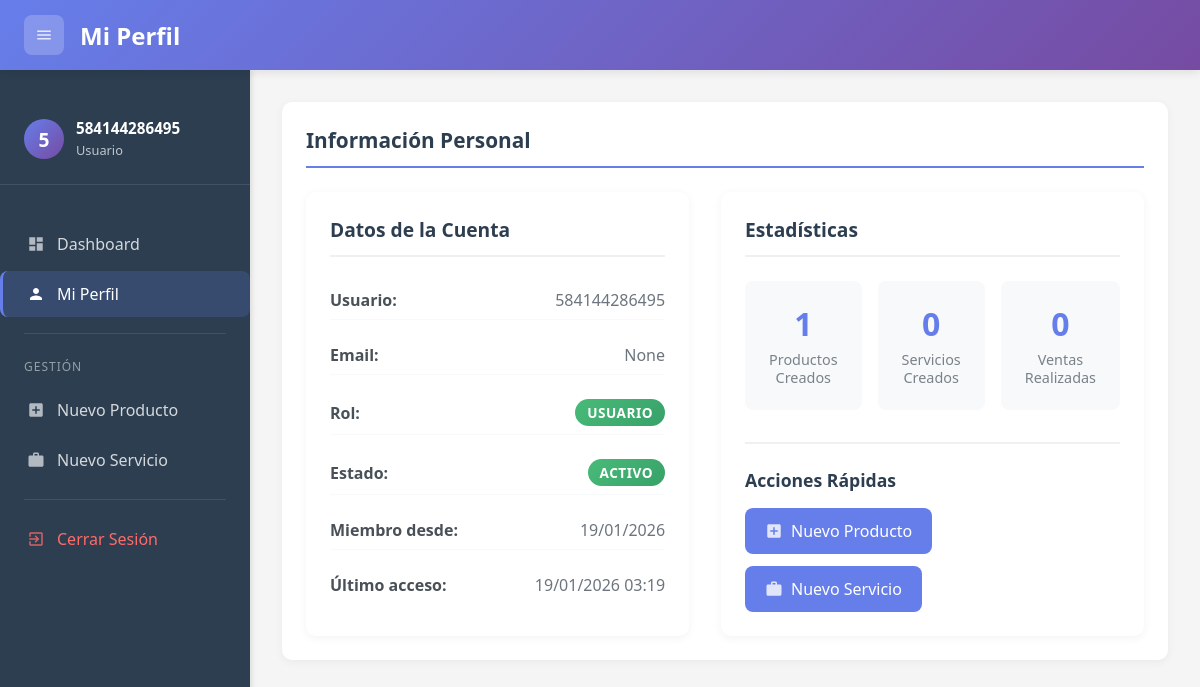
Screenshot of /perfil (signed in) with the database file from the repository.
### models.py (models this page shows, shortened)
class User(db.Model, UserMixin):
    id = db.Column(db.Integer, primary_key=True)
    username = db.Column(db.String(80), unique=True, nullable=False)
    password_hash = db.Column(db.String(200), nullable=False)
    email = db.Column(db.String(120), unique=True, nullable=True)
    role = db.Column(db.String(20), default='usuario')  # 'admin' o 'usuario'
    is_active = db.Column(db.Boolean, default=True)
    created_at = db.Column(db.DateTime, default=datetime.now)
    last_login = db.Column(db.DateTime, nullable=True)
    def is_admin(self):
        return self.role == 'admin'

### app.py (the view)
@app.route('/perfil')
@login_required
def perfil():
    productos_creados = Producto.query.filter_by(created_by=current_user.id).count()
    servicios_creados = Servicio.query.filter_by(created_by=current_user.id).count()
    ventas_realizadas = Venta.query.filter_by(vendedor_id=current_user.id).count()
    return render_template('perfil.html',
                         page_title='Mi Perfil',
                         productos_creados=productos_creados,
                         servicios_creados=servicios_creados,
                         ventas_realizadas=ventas_realizadas)

### app.py (called while the page is built)
@login_manager.user_loader
def load_user(user_id):
    return User.query.get(int(user_id))

@app.context_processor
def inject_user_data():
    if current_user.is_authenticated:
        return {
            'es_admin': current_user.is_admin(),
            'current_user': current_user
        }
    return {}

### templates/perfil.html (shortened to what this page needs)
{% extends "base.html" %}
{% block page_title %}Mi Perfil{% endblock %}
{% block content %}
<div class="section">
    <h2 class="section-title">Información Personal</h2>
    <div class="profile-grid">
        <div class="profile-card">
            <div class="profile-header">
                <h3>Datos de la Cuenta</h3>
            </div>
            <div class="profile-info">
                <div class="info-item">
                    <span class="info-label">Usuario:</span>
                    <span class="info-value">{{ current_user.username }}</span>
                </div>
                <div class="info-item">
                    <span class="info-label">Email:</span>
                    <span class="info-value">{{ current_user.email }}</span>
                </div>
                <div class="info-item">
                    <span class="info-label">Rol:</span>
                    <span class="info-value">
                        <span class="badge {% if current_user.is_admin() %}badge-warning{% else %}badge-success{% endif %}">
                            {% if current_user.is_admin() %}Administrador{% else %}Usuario{% endif %}
                        </span>
                    </span>
                </div>
                <div class="info-item">
                    <span class="info-label">Estado:</span>
                    <span class="info-value">
                        <span class="badge {% if current_user.is_active %}badge-success{% else %}badge-danger{% endif %}">
                            {% if current_user.is_active %}Activo{% else %}Inactivo{% endif %}
                        </span>
                    </span>
                </div>
                <div class="info-item">
                    <span class="info-label">Miembro desde:</span>
                    <span class="info-value">{{ current_user.created_at.strftime('%d/%m/%Y') }}</span>
                </div>
                <div class="info-item">
                    <span class="info-label">Último acceso:</span>
                    <span class="info-value">
                        {% if current_user.last_login %}
                            {{ current_user.last_login.strftime('%d/%m/%Y %H:%M') }}
                        {% else %}
                            Nunca
                        {% endif %}
                    </span>
                </div>
            </div>
        </div>
        <div class="profile-card">
            <div class="profile-header">
                <h3>Estadísticas</h3>
            </div>
            <div class="stats-grid">
                <div class="stat-card">
                    <div class="stat-number">{{ productos_creados|default(0) }}</div>
                    <div class="stat-label">Productos Creados</div>
                </div>
                <div class="stat-card">
                    <div class="stat-number">{{ servicios_creados|default(0) }}</div>
                    <div class="stat-label">Servicios Creados</div>
                </div>
                <div class="stat-card">
                    <div class="stat-number">{{ ventas_realizadas|default(0) }}</div>
                    <div class="stat-label">Ventas Realizadas</div>
                </div>
            </div>
            <div class="quick-actions">
                <h4>Acciones Rápidas</h4>
                <div class="action-buttons">
                    <a href="{{ url_for('nuevo_producto') }}" class="action-btn">
                        <svg class="icon-svg" viewBox="0 0 24 24">
                            <path d="M19 3H5c-1.11 0-2 .9-2 2v14c0 1.1.89 2 2 2h14c1.1 0 2-.9 2-2V5c0-1.1-.9-2-2-2zm-2 10h-4v4h-2v-4H7v-2h4V7h2v4h4v2z"/>
                        </svg>
                        Nuevo Producto
                    </a>
                    <a href="{{ url_for('nuevo_servicio') }}" class="action-btn">
                        <svg class="icon-svg" viewBox="0 0 24 24">
                            <path d="M20 6h-4V4c0-1.11-.89-2-2-2h-4c-1.11 0-2 .89-2 2v2H4c-1.11 0-1.99.89-1.99 2L2 19c0 1.11.89 2 2 2h16c1.11 0 2-.89 2-2V8c0-1.11-.89-2-2-2zm-6 0h-4V4h4v2z"/>
                        </svg>
                        Nuevo Servicio
                    </a>
                </div>
            </div>
        </div>
    </div>
</div>
{% endblock %}

### templates/base.html (shortened to what this page needs)
<!DOCTYPE html>
<html lang="es">
<head>
</head>
<body>
    <header class="header">
        <div class="header-left">
            <button class="toggle-sidebar" onclick="toggleSidebar()" title="Menú">
                <svg class="icon-svg" viewBox="0 0 24 24">
                    <path d="M3 18h18v-2H3v2zm0-5h18v-2H3v2zm0-7v2h18V6H3z"/>
                </svg>
            </button>
            <h1 class="header-title">{% block page_title %}Dashboard{% endblock %}</h1>
        </div>
    </header>
    <div class="main-container">
        <nav class="sidebar" id="sidebar">
            <div class="sidebar-header">
                <div class="sidebar-user">
                    <div class="sidebar-user-avatar">
                        {{ current_user.username[0]|upper if current_user.username else 'U' }}
                    </div>
                    <div class="sidebar-user-info">
                        <h4>{{ current_user.username|default('Usuario') }}</h4>
                        <small>{{ current_user.role|default('Usuario')|title }}</small>
                    </div>
                </div>
            </div>
            <div class="sidebar-menu">
                <a href="{{ url_for('dashboard') }}" class="menu-item {% if request.endpoint == 'dashboard' %}active{% endif %}">
                    <svg class="icon-svg" viewBox="0 0 24 24">
                        <path d="M3 13h8V3H3v10zm0 8h8v-6H3v6zm10 0h8V11h-8v10zm0-18v6h8V3h-8z"/>
                    </svg>
                    <span>Dashboard</span>
                </a>
                <a href="{{ url_for('perfil') }}" class="menu-item {% if request.endpoint == 'perfil' %}active{% endif %}">
                    <svg class="icon-svg" viewBox="0 0 24 24">
                        <path d="M12 12c2.21 0 4-1.79 4-4s-1.79-4-4-4-4 1.79-4 4 1.79 4 4 4zm0 2c-2.67 0-8 1.34-8 4v2h16v-2c0-2.66-5.33-4-8-4z"/>
                    </svg>
                    <span>Mi Perfil</span>
                </a>
                <div class="menu-divider"></div>
                <div class="menu-section">Gestión</div>
                <a href="{{ url_for('nuevo_producto') }}" class="menu-item {% if request.endpoint == 'nuevo_producto' %}active{% endif %}">
                    <svg class="icon-svg" viewBox="0 0 24 24">
                        <path d="M19 3H5c-1.11 0-2 .9-2 2v14c0 1.1.89 2 2 2h14c1.1 0 2-.9 2-2V5c0-1.1-.9-2-2-2zm-2 10h-4v4h-2v-4H7v-2h4V7h2v4h4v2z"/>
                    </svg>
                    <span>Nuevo Producto</span>
                </a>
                <a href="{{ url_for('nuevo_servicio') }}" class="menu-item {% if request.endpoint == 'nuevo_servicio' %}active{% endif %}">
                    <svg class="icon-svg" viewBox="0 0 24 24">
                        <path d="M20 6h-4V4c0-1.11-.89-2-2-2h-4c-1.11 0-2 .89-2 2v2H4c-1.11 0-1.99.89-1.99 2L2 19c0 1.11.89 2 2 2h16c1.11 0 2-.89 2-2V8c0-1.11-.89-2-2-2zm-6 0h-4V4h4v2z"/>
                    </svg>
                    <span>Nuevo Servicio</span>
                </a>
                <div class="menu-divider"></div>
                <a href="{{ url_for('logout') }}" class="menu-item" style="color: #ff6b6b;">
                    <svg class="icon-svg" viewBox="0 0 24 24">
                        <path d="M10.09 15.59L11.5 17l5-5-5-5-1.41 1.41L12.67 11H3v2h9.67l-2.58 2.59zM19 3H5c-1.11 0-2 .9-2 2v4h2V5h14v14H5v-4H3v4c0 1.1.89 2 2 2h14c1.1 0 2-.9 2-2V5c0-1.1-.9-2-2-2z"/>
                    </svg>
                    <span>Cerrar Sesión</span>
                </a>
            </div>
        </nav>
        <main class="content-wrapper" id="contentWrapper">
            {% block content %}{% endblock %}
        </main>
    </div>
</body>
</html>

### templates/perfil.html (style rules this page uses)
.profile-grid { display: grid; grid-template-columns: 1fr 1fr; gap: 2rem; margin-top: 1rem; }
.profile-card { background: white; border-radius: 10px; padding: 1.5rem; box-shadow: 0 2px 10px rgba(0,0,0,0.05); }
.profile-header { margin-bottom: 1.5rem; padding-bottom: 0.75rem; border-bottom: 2px solid #f0f0f0; }
.profile-header h3 { color: #2c3e50; font-size: 1.2rem; font-weight: 600; }
.profile-info { display: flex; flex-direction: column; gap: 1rem; }
.info-item { display: flex; justify-content: space-between; align-items: center; padding: 0.5rem 0; border-bottom: 1px solid #f8f9fa; }
.info-item:last-child { border-bottom: none; }
.info-label { font-weight: 600; color: #495057; }
.info-value { color: #6c757d; }
.stats-grid { display: grid; grid-template-columns: repeat(3, 1fr); gap: 1rem; margin-bottom: 1.5rem; }
.stat-card { background: #f8f9fa; border-radius: 8px; padding: 1.5rem; text-align: center; transition: transform 0.3s; }
.stat-number { font-size: 2rem; font-weight: 700; color: #667eea; margin-bottom: 0.5rem; }
.stat-label { color: #6c757d; font-size: 0.9rem; }
.quick-actions { margin-top: 2rem; padding-top: 1.5rem; border-top: 2px solid #f0f0f0; }
.quick-actions h4 { color: #2c3e50; margin-bottom: 1rem; font-size: 1.1rem; }
.action-buttons { display: flex; flex-wrap: wrap; gap: 0.75rem; }
.action-btn { display: flex; align-items: center; gap: 0.5rem; background: #667eea; color: white; padding: 0.75rem 1.25rem; border-radius: 8px; text-decoration: none; font-weight: 500; transition: all 0.3s; border: none; cursor: pointer; }
.action-btn .icon-svg { width: 18px; height: 18px; fill: white; }
.badge { display: inline-block; padding: 0.25rem 0.75rem; border-radius: 20px; font-size: 0.85rem; font-weight: 600; text-transform: uppercase; letter-spacing: 0.5px; }
.badge-success { background: linear-gradient(135deg, #48bb78 0%, #38a169 100%); color: white; }

### rows the page displays
User: username "5", username "584144286495", role "Usuario", email "None", created_at "19/01/2026", last_login "19/01/2026 03:19"

### other values shown
{{ productos_creados|default(0) }} "1"
{{ servicios_creados|default(0) }} "0"
{{ ventas_realizadas|default(0) }} "0"
